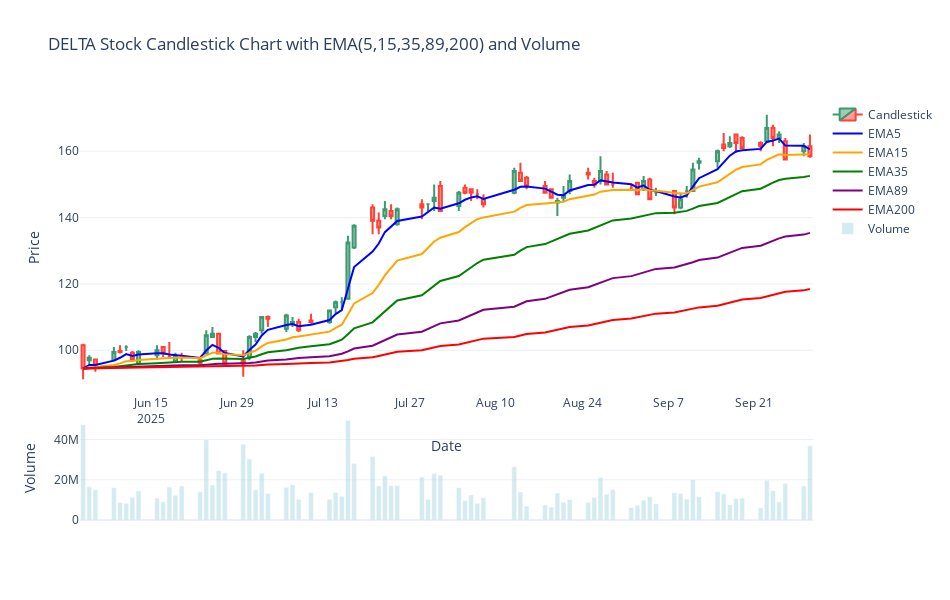

Notebook code for this chart:
### Markdown cell above
โดยทั่วไปจำนวน “5, 15, 35, 89, 200” ของ EMA มักอิงกับจำนวน “วันทำการซื้อขาย (trading days)”**
ซึ่งหมายถึง **วันทำงานของตลาดหุ้น (วันราชการที่ตลาดเปิด)** ไม่รวมเสาร์–อาทิตย์ หรือวันหยุดนักขัตฤกษ์ของตลาดหลักทรัพย์

---

### 💡 อธิบายอย่างละเอียด

| ค่า EMA    | ช่วงเวลาโดยประมาณ | อิงจาก       | ใช้เพื่อวิเคราะห์อะไร                                    |
| ---------- | ----------------- | ------------ | -------------------------------------------------------- |
| **EMA5**   | ~1 สัปดาห์        | 5 วันทำการ   | แนวโน้มระยะสั้นมาก (daily momentum)                      |
| **EMA15**  | ~3 สัปดาห์        | 15 วันทำการ  | แนวโน้มระยะสั้น                                          |
| **EMA35**  | ~7 สัปดาห์        | 35 วันทำการ  | แนวโน้มระยะกลาง                                          |
| **EMA89**  | ~4 เดือน          | 89 วันทำการ  | แนวโน้มระยะกลางถึงยาว                                    |
| **EMA200** | ~10 เดือน         | 200 วันทำการ | แนวโน้มระยะยาว (ใช้บ่อยในตลาดโลก เช่น S&P500, SET Index) |

---

### 📆 ตัวอย่างการแปลงเป็น “ระยะเวลาในปฏิทินจริง”

โดยทั่วไปตลาดหุ้นไทย (SET) เปิดทำการประมาณ **21–22 วันต่อเดือน**
ดังนั้นเราจะได้โดยประมาณว่า:

| ค่า    | คิดเป็นวันทำการ | เทียบเป็น “ระยะเวลาในปฏิทิน” |
| ------ | --------------- | ---------------------------- |
| EMA5   | 1 สัปดาห์       | 1 สัปดาห์                    |
| EMA15  | 3 สัปดาห์       | ~3 สัปดาห์                   |
| EMA35  | 7 สัปดาห์       | ~1.5 เดือน                   |
| EMA89  | 4 เดือน         | ~4 เดือน                     |
| EMA200 | 10 เดือน        | ~10 เดือน – 1 ปี             |

---

### 🔍 สรุปสั้น ๆ

> ค่าของ **EMA 5, 15, 35, 89, 200** มาจาก “จำนวนวันทำการของตลาดหุ้น” (Trading Days)
> ซึ่งถือเป็น “วันราชการที่ตลาดหลักทรัพย์เปิด”
> และถูกเลือกเพื่อให้ครอบคลุมแนวโน้มหลายระดับ — จากสั้นที่สุด (EMA5) ถึงยาวที่สุด (EMA200)

### Code cell
import plotly.graph_objects as go

# 🔹 เลือกเฉพาะหุ้น 24CS
ohlc_df = df_tn[df_tn["symbol"] == "DELTA"].copy()

# 🔹 จัดการ index
ohlc_df["time"] = pd.to_datetime(ohlc_df["time"])
ohlc_df = ohlc_df.sort_values("time")
ohlc_df = ohlc_df.set_index("time")
ohlc_df.index.name = "Date"

# 🔹 Rename columns ให้ตรงกับ Plotly
ohlc_df = ohlc_df.rename(columns={
    "open_price": "Open",
    "high_price": "High",
    "low_price": "Low",
    "close_price": "Close",
    "volume": "Volume"
})

# 🔹 เลือกแค่ 200 วันล่าสุด (เพื่อดูง่าย)
ohlc_df = ohlc_df.tail(200)

# 🔹 คำนวณ EMA
for p in [5, 15, 35, 89, 200]:
    ohlc_df[f"EMA{p}"] = ohlc_df["Close"].ewm(span=p, adjust=False).mean()

# ✅ กราฟ Candlestick
fig = go.Figure(data=[go.Candlestick(
    x=ohlc_df.index,
    open=ohlc_df['Open'],
    high=ohlc_df['High'],
    low=ohlc_df['Low'],
    close=ohlc_df['Close'],
    name="Candlestick"
)])

# ✅ เส้น EMA
colors = {5:"blue", 15:"orange", 35:"green", 89:"purple", 200:"red"}
for p in [5, 15, 35, 89, 200]:
    fig.add_trace(go.Scatter(
        x=ohlc_df.index,
        y=ohlc_df[f"EMA{p}"],
        mode="lines",
        line=dict(width=2, color=colors[p]),
        name=f"EMA{p}"
    ))

# ✅ Volume
fig.add_trace(go.Bar(
    x=ohlc_df.index,
    y=ohlc_df['Volume'],
    name="Volume",
    marker_color="lightblue",
    opacity=0.5,
    yaxis="y2"
))

# ✅ Layout
fig.update_layout(
    title="DELTA Stock Candlestick Chart with EMA(5,15,35,89,200) and Volume",
    yaxis=dict(title="Price", domain=[0.3, 1]),
    yaxis2=dict(title="Volume", domain=[0, 0.25]),
    xaxis=dict(title="Date"),
    xaxis_rangeslider_visible=False,
    template="plotly_white",
    width=950,
    height=600
)

fig.show()
